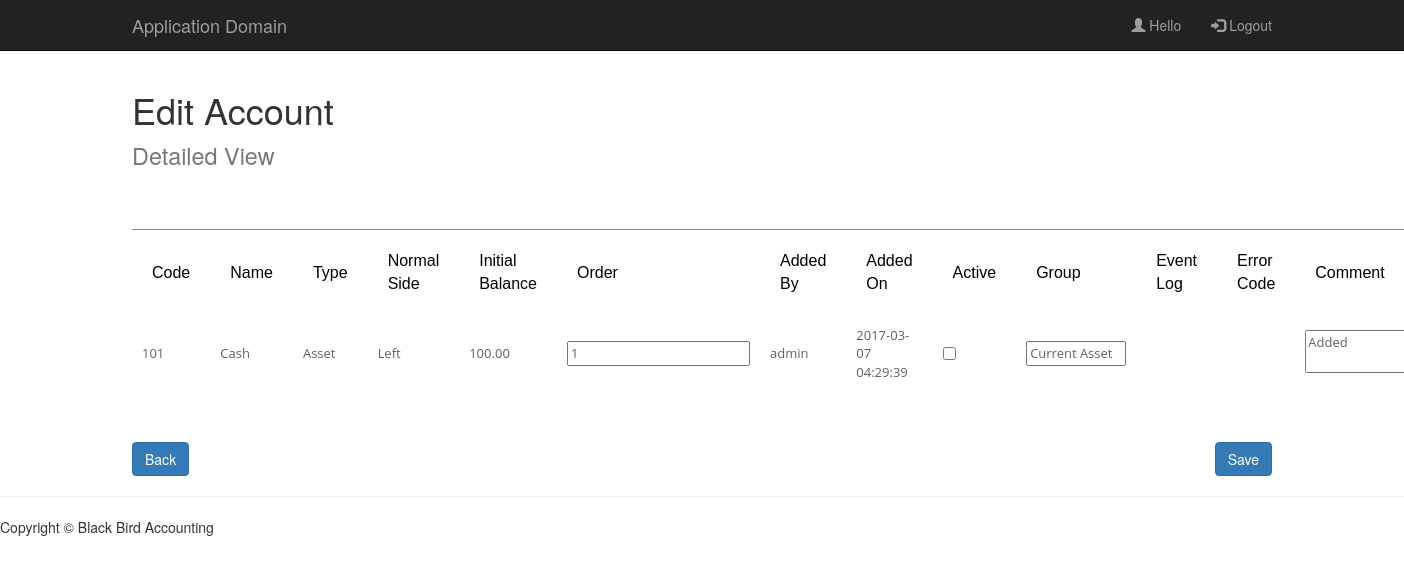
The app's page /EditPage.php, older data.
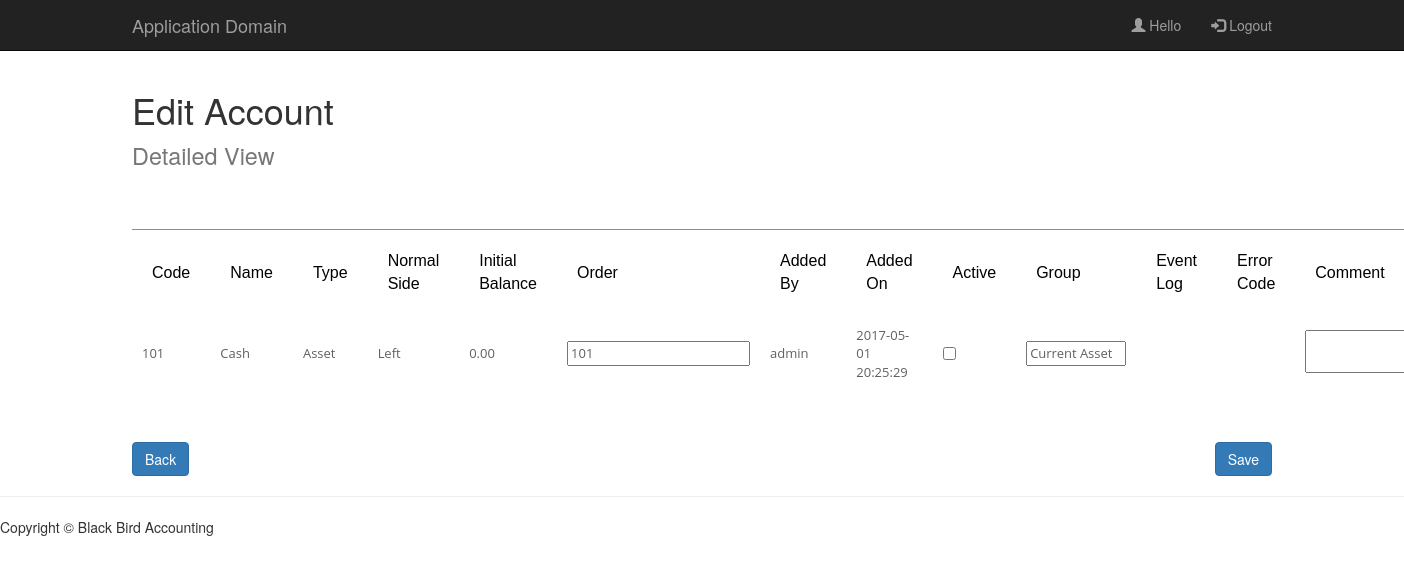
The same page, newer data.
### tables this page shows
CREATE TABLE `chart_of_accounts` (
  `Account Code` int(11) NOT NULL,
  `Account Name` varchar(200) NOT NULL,
  `Account Type` varchar(30) NOT NULL,
  `Normal Side` varchar(5) NOT NULL,
  `Initial Balance` decimal(10,2) NOT NULL,
  `Order` int(11) NOT NULL,
  `Comment` text NOT NULL,
  `Added By` varchar(50) NOT NULL,
  `Added On` timestamp NOT NULL DEFAULT CURRENT_TIMESTAMP ON UPDATE CURRENT_TIMESTAMP,
  `Active` int(11) NOT NULL,
  `Group` varchar(30) NOT NULL
);

### php/EditPageFunc.php (the view, shortened to what this page needs)
<?php
function loadAccount(){
	$servername = "localhost";
	$username = "root";
	$password = "";
	$con = mysqli_connect($servername,$username,$password);
	mysqli_select_db($con,"application_domain");
	$sql  = 'SELECT * FROM `chart_of_accounts` WHERE `Account Code` = 101';
	$myData = mysqli_query($con, $sql);
	while($record = mysqli_fetch_array($myData)){
    	 echo "<tr>";
    	 echo "<td class=\"text-left\">" . $record['Account Code'] . "</td>";
    	 echo "<td class=\"text-left\">" . $record['Account Name'] . "</td>";
    	 echo "<td class=\"text-left\">" . $record['Account Type'] . "</td>";
    	 echo "<td class=\"text-left\">" . $record['Normal Side'] . "</td>";
    	 echo "<td class=\"text-left\">" . $record['Initial Balance'] . "</td>";
    	 echo "<td><input id='orderInput' name='orderInput' type='number' value='".$record['Order']."'/></td>";
    	 echo "<td class=\"text-left\">" . $record['Added By'] . "</td>";
    	 echo "<td class=\"text-left\">" . $record['Added On'] . "</td>";
    	 echo "<td class=\"text-left\">";
    	 if ($record['Active'] == 0){
            echo "<input type=\"checkbox\" name=\"checkboxList[]\" value=\"0\"/>";
         }
    	 else{
            echo "<input type=\"checkbox\" name=\"checkboxList[]\" value=\"1\" checked=\"checked\" />";
         }
    	 echo "</td>";
    	 echo "<td><input id='groupText' name='GroupText' type='text' value='".$record['Group']."'/></td>";
    	 echo "<td>" . $record['Event Log'] . "</td>";
    	 echo "<td>" . $record['Error Code'] . "</td>";
    	 echo "<td><textarea id='commentText' name='CommentText' type='text'>".$record['Comment']."</textarea></td>";
    	 echo "</tr>";
	}
}
?>

Row changes from the older to the newer data that the page shows:
changed chart_of_accounts "Cash": Initial Balance "100.00" → "0.00"; orderInput "1" → "101"; Added On "2017-03-07 04:29:39" → "2017-05-01 20:25:29"; CommentText "Added" → (not shown)
